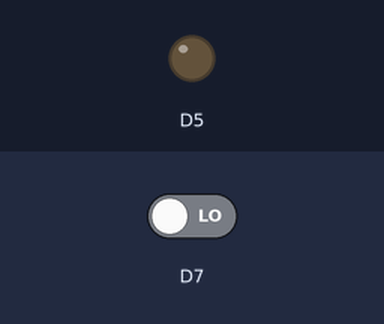
This sketch was run on a simulated ESP8266 (NodeMCU). Parts: output pins drawn as LEDs (lit = HIGH). The test bench sets the inputs (shaded band); at power-on: D7 LOW.

Above: at 1.2 s.
1.3 s: D7 driven HIGH
At 2.5 s:
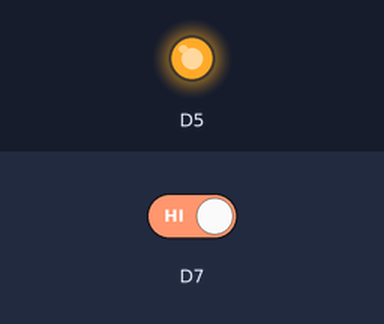
2.8 s: D7 driven LOW
At 3.7 s:
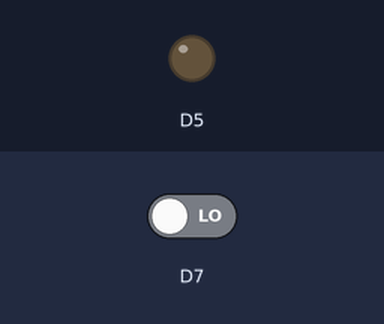
Timing chart, 0 to 5.8 s (numbered marks = the images above; inputs shaded):
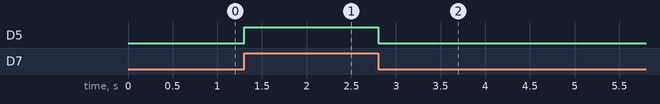

Measured:
- after the input at 1.3 s, D5: LOW → HIGH at once
- after the input at 2.8 s, D5: HIGH → LOW at once

The sketch:

10VibrationCoinMotor.ino
```cpp
void setup() {
  pinMode(D7,INPUT);
  pinMode(D5,OUTPUT);
}

void loop() {
  if(digitalRead(D7)==HIGH)
  digitalWrite(D5,HIGH);
  else
  digitalWrite(D5,LOW);
}
```
